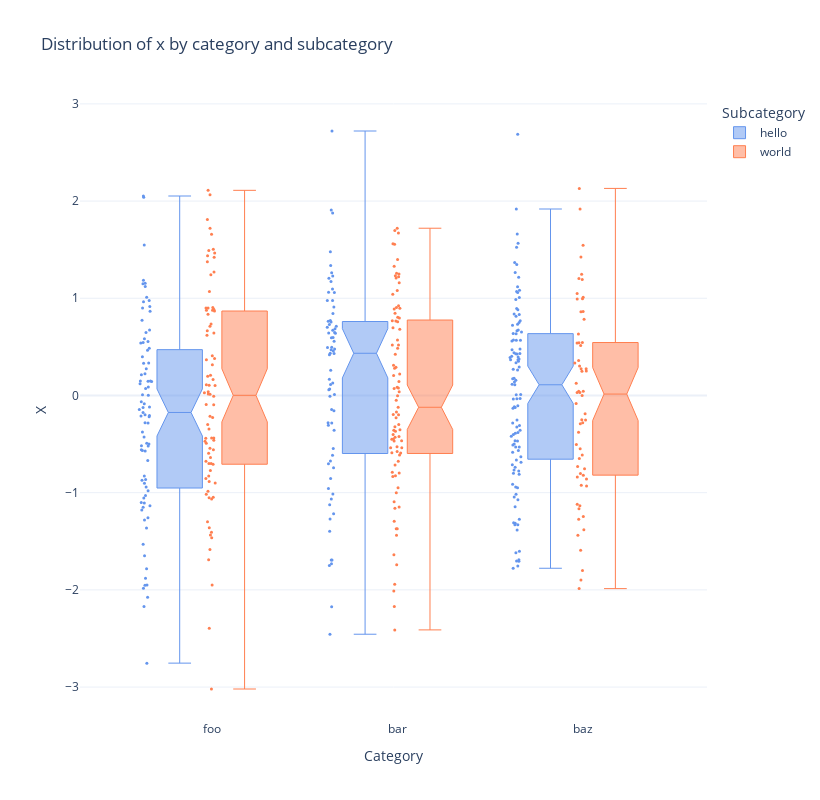

This figure's notebook cell:
### Code cell
# Vertical box plot with multiple categories

d_plot = d_plot
val_name = "x"
cat_name = "category"
cat_values = ["foo", "bar", "baz"]
subcat_name = "subcategory"
subcat_values = ["hello", "world"]
colors = ["cornflowerblue", "coral"]
if (
    len(
        d_plot[
            (d_plot[cat_name].isin(cat_values))
            & (d_plot[subcat_name].isin(subcat_values))
        ]
    )
    > 2000
):
    raise ValueError("Too many values to plot")

fig = go.Figure()
for i, subcategory in enumerate(subcat_values):
    fig.add_trace(
        go.Box(
            x=d_plot[
                (d_plot[cat_name].isin(cat_values))
                & (d_plot[subcat_name] == subcategory)
            ][cat_name],
            y=d_plot[
                (d_plot[cat_name].isin(cat_values))
                & (d_plot[subcat_name] == subcategory)
            ][val_name],
            name=subcategory,
            showlegend=True,
            boxpoints="all",
            line_width=1,
            marker=dict(color=colors[i], size=3),
            notched=True,
        )
    )
fig.update_layout(
    boxmode="group",
    template="plotly_white",
    width=100 + len(cat_values) * len(subcat_values) * 120,
    height=800,
    title=f"Distribution of {val_name} by {cat_name} and {subcat_name}",
    legend_title=subcat_name.capitalize(),
    showlegend=True,
)
fig.update_xaxes(
    title=cat_name.capitalize(), categoryorder="array", categoryarray=cat_values
)
fig.update_yaxes(title=val_name.capitalize(), range=None, dtick=None)
fig.show()

### Figure 1 — Plotly figure (JSON) as saved in the notebook; plotly's stock layout.template omitted (floating-point values rounded to 4 significant figures; data arrays with more than 128 entries replaced by an {"elided": "..."} marker saying what was removed)
{"data": [{"boxpoints": "all", "line": {"width": 1}, "marker": {"color": "cornflowerblue", "size": 3}, "name": "hello", "notched": true, "showlegend": true, "type": "box", "x": {"elided": "267 str values"}, "y": {"elided": "267 float values"}}, {"boxpoints": "all", "line": {"width": 1}, "marker": {"color": "coral", "size": 3}, "name": "world", "notched": true, "showlegend": true, "type": "box", "x": {"elided": "233 str values"}, "y": {"elided": "233 float values"}}], "layout": {"boxmode": "group", "height": 800, "legend": {"title": {"text": "Subcategory"}}, "showlegend": true, "title": {"text": "Distribution of x by category and subcategory"}, "width": 820, "xaxis": {"categoryarray": ["foo", "bar", "baz"], "categoryorder": "array", "title": {"text": "Category"}}, "yaxis": {"title": {"text": "X"}}}}
